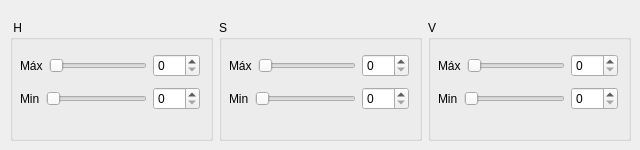
             <widget class="QWidget" name="tab_4">
              <attribute name="title">
               <string>HSV</string>
              </attribute>
              <widget class="QWidget" name="layoutWidget_11">
               <property name="geometry">
                <rect>
                 <x>10</x>
                 <y>20</y>
                 <width>621</width>
                 <height>121</height>
                </rect>
               </property>
               <layout class="QHBoxLayout" name="horizontalLayout_31">
                <item>
                 <widget class="QGroupBox" name="groupBox_h">
                  <property name="title">
                   <string> H</string>
                  </property>
                  <widget class="QWidget" name="layoutWidget_15">
                   <property name="geometry">
                    <rect>
                     <x>10</x>
                     <y>30</y>
                     <width>180</width>
                     <height>64</height>
                    </rect>
                   </property>
                   <layout class="QGridLayout" name="gridLayout_20">
                    <item row="0" column="0">
                     <layout class="QHBoxLayout" name="horizontalLayout_32">
                      <item>
                       <widget class="QLabel" name="label_35">
                        <property name="text">
                         <string>Máx</string>
                        </property>
                       </widget>
                      </item>
                      <item>
                       <widget class="QSlider" name="HSV_HMax">
                        <property name="maximum">
                         <number>255</number>
                        </property>
                        <property name="orientation">
                         <enum>Qt::Horizontal</enum>
                        </property>
                       </widget>
                      </item>
                      <item>
                       <widget class="QSpinBox" name="HSV_HMax_2">
                        <property name="maximum">
                         <number>255</number>
                        </property>
                       </widget>
                      </item>
                     </layout>
                    </item>
                    <item row="1" column="0">
                     <layout class="QHBoxLayout" name="horizontalLayout_33">
                      <item>
                       <widget class="QLabel" name="label_36">
                        <property name="text">
                         <string>Min</string>
                        </property>
                       </widget>
                      </item>
                      <item>
                       <widget class="QSlider" name="HSV_HMin">
                        <property name="maximum">
                         <number>255</number>
                        </property>
                        <property name="orientation">
                         <enum>Qt::Horizontal</enum>
                        </property>
                       </widget>
                      </item>
                      <item>
                       <widget class="QSpinBox" name="HSV_HMin_2">
                        <property name="maximum">
                         <number>255</number>
                        </property>
                       </widget>
                      </item>
                     </layout>
                    </item>
                   </layout>
                  </widget>
                 </widget>
                </item>
                <item>
                 <widget class="QGroupBox" name="groupBox_s">
                  <property name="title">
                   <string>S</string>
                  </property>
                  <widget class="QWidget" name="layoutWidget_16">
                   <property name="geometry">
                    <rect>
                     <x>10</x>
                     <y>30</y>
                     <width>180</width>
                     <height>64</height>
                    </rect>
                   </property>
                   <layout class="QGridLayout" name="gridLayout_21">
                    <item row="0" column="0">
                     <layout class="QHBoxLayout" name="horizontalLayout_34">
                      <item>
                       <widget class="QLabel" name="label_37">
                        <property name="text">
                         <string>Máx</string>
                        </property>
                       </widget>
                      </item>
                      <item>
                       <widget class="QSlider" name="HSV_SMax">
                        <property name="maximum">
                         <number>255</number>
                        </property>
                        <property name="orientation">
                         <enum>Qt::Horizontal</enum>
                        </property>
                       </widget>
                      </item>
                      <item>
                       <widget class="QSpinBox" name="HSV_SMax_2">
                        <property name="maximum">
                         <number>255</number>
                        </property>
                       </widget>
                      </item>
                     </layout>
                    </item>
                    <item row="1" column="0">
                     <layout class="QHBoxLayout" name="horizontalLayout_35">
                      <item>
                       <widget class="QLabel" name="label_38">
                        <property name="text">
                         <string>Min</string>
                        </property>
                       </widget>
                      </item>
                      <item>
                       <widget class="QSlider" name="HSV_SMin">
                        <property name="maximum">
                         <number>255</number>
                        </property>
                        <property name="orientation">
                         <enum>Qt::Horizontal</enum>
                        </property>
                       </widget>
                      </item>
                      <item>
                       <widget class="QSpinBox" name="HSV_SMin_2">
                        <property name="maximum">
                         <number>255</number>
                        </property>
                       </widget>
                      </item>
                     </layout>
                    </item>
                   </layout>
                  </widget>
                 </widget>
                </item>
                <item>
                 <widget class="QGroupBox" name="groupBox_v">
                  <property name="title">
                   <string>V</string>
                  </property>
                  <widget class="QWidget" name="layoutWidget_17">
                   <property name="geometry">
                    <rect>
                     <x>10</x>
                     <y>30</y>
                     <width>180</width>
                     <height>64</height>
                    </rect>
                   </property>
                   <layout class="QGridLayout" name="gridLayout_22">
                    <item row="0" column="0">
                     <layout class="QHBoxLayout" name="horizontalLayout_36">
                      <item>
                       <widget class="QLabel" name="label_39">
                        <property name="text">
                         <string>Máx</string>
                        </property>
                       </widget>
                      </item>
                      <item>
                       <widget class="QSlider" name="HSV_VMax">
                        <property name="maximum">
                         <number>255</number>
                        </property>
                        <property name="orientation">
                         <enum>Qt::Horizontal</enum>
                        </property>
                       </widget>
                      </item>
                      <item>
                       <widget class="QSpinBox" name="HSV_VMax_2">
                        <property name="maximum">
                         <number>255</number>
                        </property>
                       </widget>
                      </item>
                     </layout>
                    </item>
                    <item row="1" column="0">
                     <layout class="QHBoxLayout" name="horizontalLayout_37">
                      <item>
                       <widget class="QLabel" name="label_40">
                        <property name="text">
                         <string>Min</string>
                        </property>
                       </widget>
                      </item>
                      <item>
                       <widget class="QSlider" name="HSV_VMin">
                        <property name="maximum">
                         <number>255</number>
                        </property>
                        <property name="orientation">
                         <enum>Qt::Horizontal</enum>
                        </property>
                       </widget>
                      </item>
                      <item>
                       <widget class="QSpinBox" name="HSV_VMin_2">
                        <property name="maximum">
                         <number>255</number>
                        </property>
                       </widget>
                      </item>
                     </layout>
                    </item>
                   </layout>
                  </widget>
                 </widget>
                </item>
               </layout>
              </widget>
             </widget>
